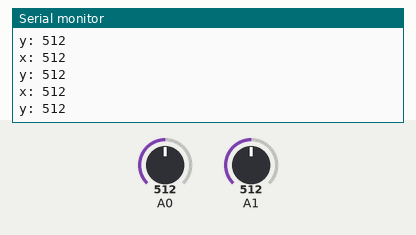
This sketch was run on a simulated Arduino Uno, built with avr-gcc and run on an emulated ATmega328P. Parts: the last lines printed to the serial monitor. The inputs (shaded band) are chosen by the test bench; at power-on: A1 = 512, A0 = 512. No radio packets arrive unless stated.

Above: at 7.2 s.
7.3 s: A1 set to 984
At 7.9 s:
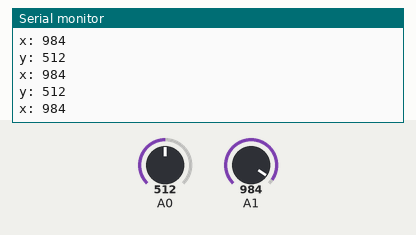
8.8 s: A1 set to 1016
At 9.4 s:
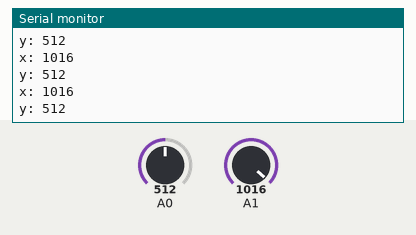
Timing chart, 0 to 11.3 s (numbered marks = the images above; inputs shaded):
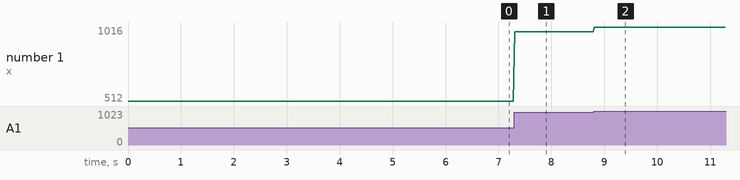

The sketch:

transmit.ino
```cpp
#include <SPI.h>
#include <nRF24L01.h>
#include <RF24.h>  // RF24L01
RF24 radio(9,10); // CE, CSN
const byte address[6] = "00001";
char xyData[32] = "";
String xAxis, yAxis;
void setup() {
  Serial.begin(9600);
  radio.begin();
  radio.openWritingPipe(address);
  radio.setPALevel(RF24_PA_MIN);
  radio.stopListening();
}
void loop() {
  xAxis = analogRead(A1); // x của joystick
  yAxis = analogRead(A0); // y

  Serial.print("x: "); Serial.println(xAxis);
  Serial.print("y: "); Serial.println(yAxis);

  xAxis.toCharArray(xyData, 5);
  radio.write(&xyData, sizeof(xyData));

  yAxis.toCharArray(xyData, 5);
  radio.write(&xyData, sizeof(xyData));
  delay(20);
}
```

Measured:
- the behaviour switches between 999 and 1000 on A1 (found by bisection; images 1 and 2)
- after the input at 7.3 s, the serial monitor: prints a new line at once (image 1)
- after the input at 8.8 s, the serial monitor: prints a new line at once (image 2)
- plotted number 1: 512 → 984 after the input at 7.3 s, 984 → 1016 after the input at 8.8 s
